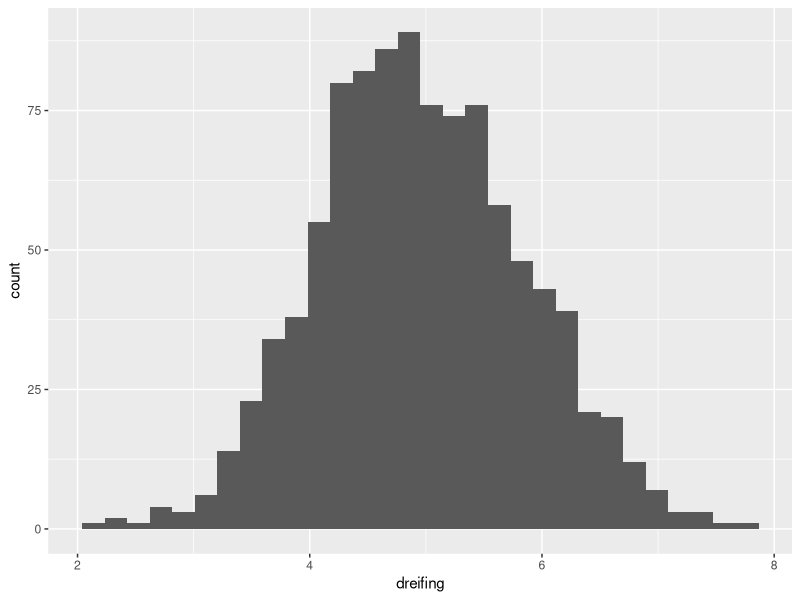
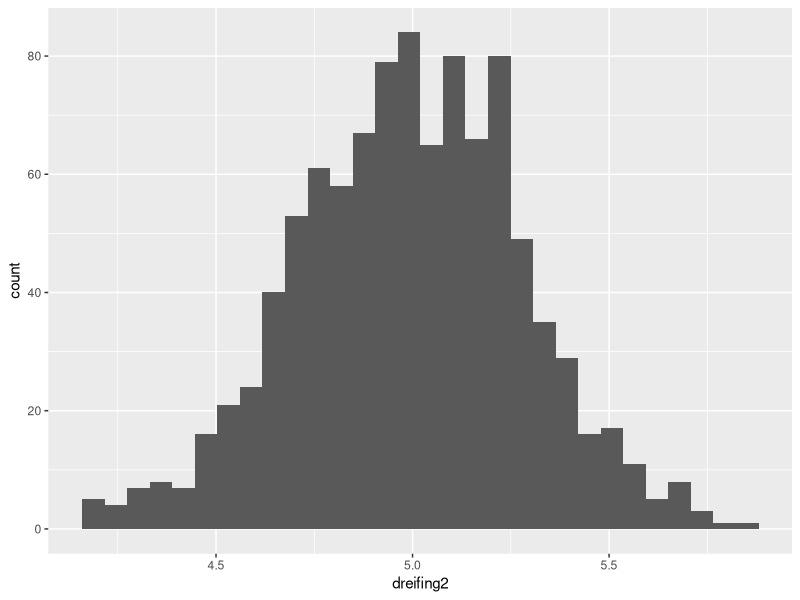
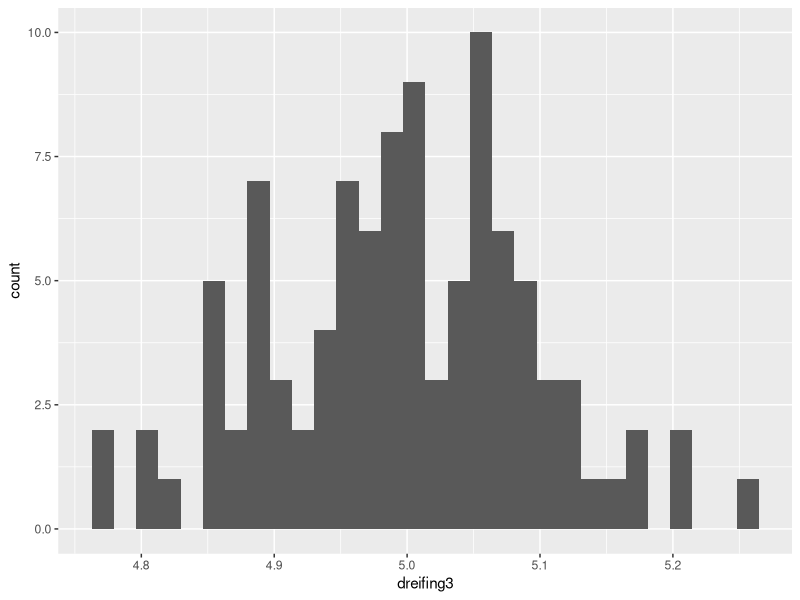
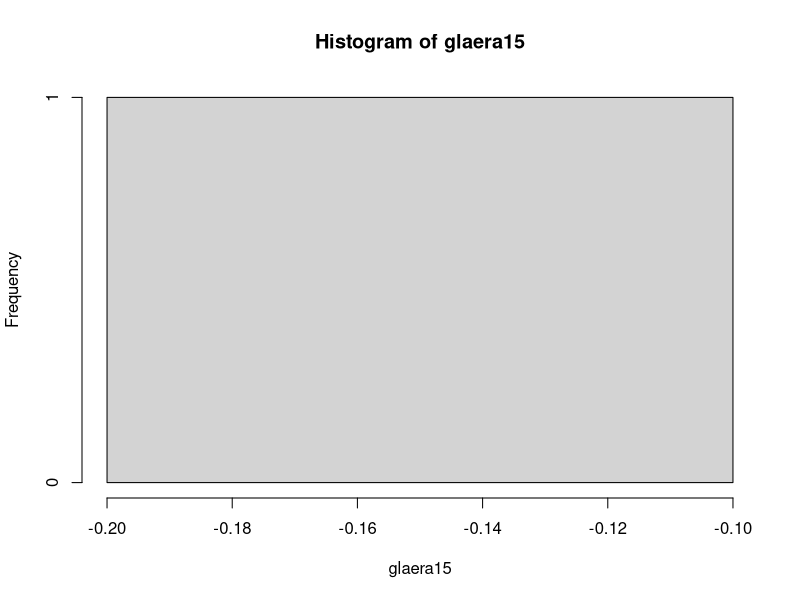

These figures' R source, in order: (Note: this script raises an error after producing the figures.)
## ---- chunk 1
knitr::opts_chunk$set(echo = TRUE)
library(tidyverse)
## ---- chunk 2
rnorm(100,0,1)
rnorm(50,10,5)
runif(30,0,10)
## ---- chunk 3
hist<- (replicate(100, mean(rnorm (10))))

## ---- chunk 4
dreifing <- (replicate(1000, mean(runif (10,0,10))))
dreifing <- as.data.frame(dreifing)
ggplot(dreifing, aes(dreifing))+geom_histogram()
## ---- chunk 5
dreifing2 <- (replicate(1000, mean(runif (100,0,10))))
dreifing2 <- as.data.frame(dreifing2)
ggplot(dreifing2, aes(dreifing2))+geom_histogram()
## ---- chunk 6
dreifing3 <- (replicate(100, mean(runif (1000,0,10))))
dreifing3 <- as.data.frame(dreifing3)
ggplot(dreifing3, aes(dreifing3))+geom_histogram()
## ---- chunk 7
stadtolur1 <- rnorm(100,0,1)
stadtolur2 <- rnorm(50,10,5)
stadtolur3 <- runif(30,0,10)
## ---- chunk 8

## ---- chunk 9
system.time(print(mean(1:10^8)))
system.time(mean(1:10^8))


## ---- chunk 10
system.time(print(mean(1:10^8.1)))
system.time(mean(1:10^8.1))
## ---- chunk 11
system.time(print(mean(1:10^9)))
system.time(mean(1:10^9))
## ---- chunk 12
glaera15 <- mean(rnorm(100,0,1))

hist(glaera15)

## ---- chunk 13
tprof1 <- set.seed(0)
treeVolume <- c(rnorm(100, mean = 0, sd = 1))
t.test(treeVolume, mu = 0)
## ---- chunk 14
tprof2 <- set.seed(0)
treeVolume <- c(rnorm(50, mean = 10, sd = 5))
t.test(treeVolume, mu = 10)
## ---- chunk 15
tprof3 <- set.seed(0)
treeVolume <- c(runif(30, mean = 0, sd = 10))
t.test(treeVolume, mu = 0)

